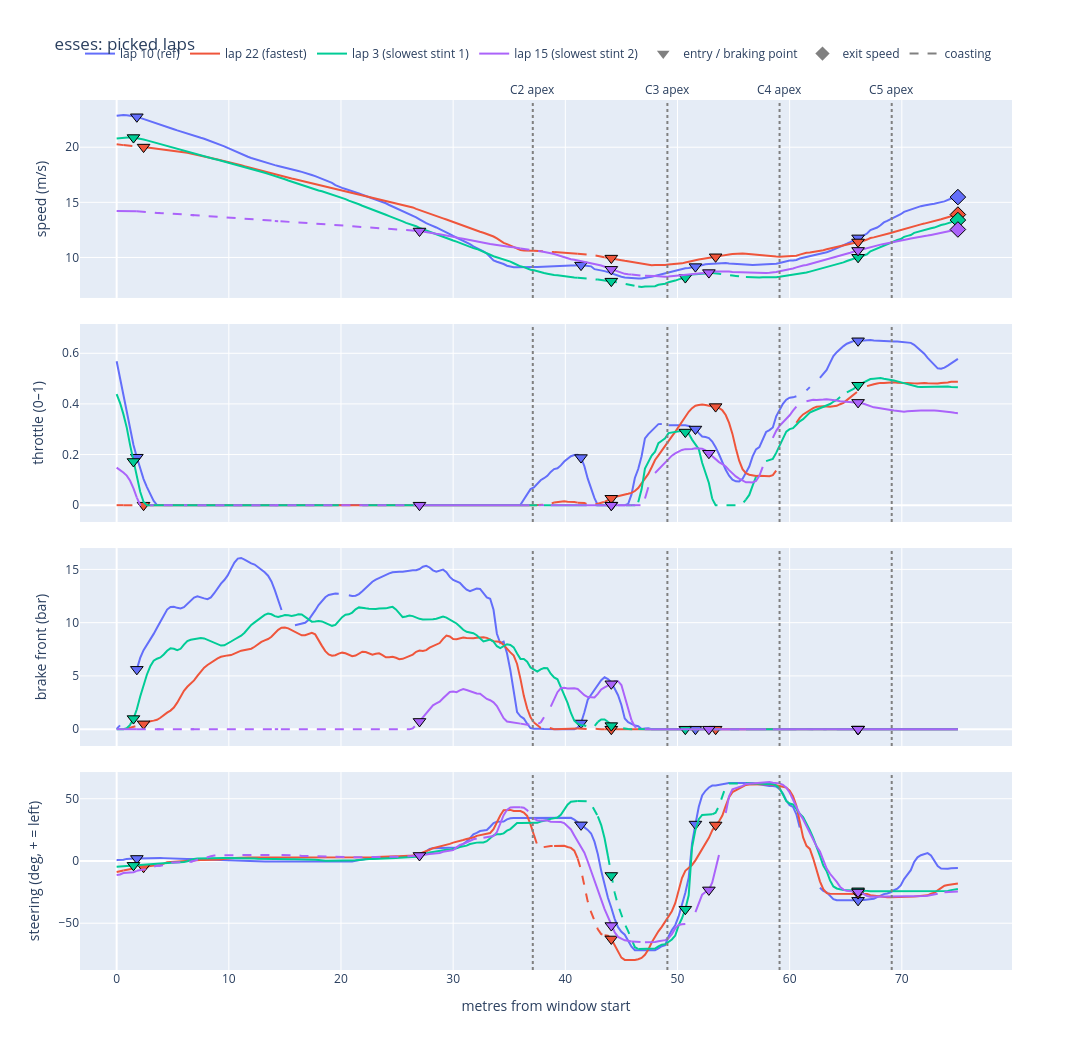

Source (notebook cell):
### Markdown cell above
* **Metrics:**
  - The biggest difference between lap 3 and lap 10 is the coasting: lap 3 coasts for 0.92 s over 10.5 m, while lap 10 coasts for only 0.04 s over 0.6 m.
  - Lap 3 actually brakes for about as long as lap 10 (0.81 s vs 0.85 s), but with much less pressure (3.7 bar vs 9.5 bar). So the driver is not braking less, he is braking lighter and for longer, which matches the hesitation we see in the braking trace.
  - On lap 3 the minimum speed is reached 2 m after the apex, while on lap 10 it is reached right at the apex (0.2 m).
  - The throttle lift on lap 10 after the apex is most likely not hesitation: the rear wheels were slipping 19.8% at the exit and the driver made 4 steering corrections, against about 2% and 2 corrections on lap 3. So the rear was most likely sliding, and the driver lifted and corrected the steering to catch it. A smoother throttle pickup could make lap 10 even faster here.
  - The minimum speed is not the whole story: lap 15 has a higher minimum speed than lap 3 (10.8 m/s vs 9.9 m/s) but is still 0.7 s slower. What costs lap 15 the most is the slow entry (8.7 m/s) and the low exit speed (13.9 m/s), with the throttle never going above 0.23.
  - The time loss is measured on the same window for all laps: lap 3 loses 0.85 s and lap 15 loses 1.57 s compared to lap 10. (The corner time from each lap's own entry can't be compared here, because lap 15's entry is only 7.9 m before the apex, which makes its corner time look almost as good as lap 10's.)
  - Both lap 3 and lap 15 arrive at C1 slower than lap 10 (12.7 m/s and 8.7 m/s vs 15.2 m/s), and that carries into the corner. The time lost in C27 itself is not counted here; we will see how much it costs when we look at C27.

### Code cell
#  the esses
plot_group("esses").show()

### Figure 1 — Plotly figure (JSON) as saved in the notebook; plotly's stock layout.template omitted (floating-point values rounded to 4 significant figures; data arrays with more than 128 entries replaced by an {"elided": "..."} marker saying what was removed)
{"data": [{"legendgroup": "10", "line": {"color": "#636EFA"}, "mode": "lines", "name": "lap 10 (ref)", "showlegend": true, "type": "scatter", "x": {"elided": "251 float values"}, "xaxis": "x", "y": {"elided": "251 float values"}, "yaxis": "y"}, {"legendgroup": "10", "line": {"color": "#636EFA", "dash": "dash"}, "mode": "lines", "name": "lap 10 (ref) coasting", "showlegend": false, "type": "scatter", "x": {"elided": "251 float values"}, "xaxis": "x", "y": {"elided": "251 float values"}, "yaxis": "y"}, {"hoverinfo": "text", "hovertext": "lap 10: C2 entry (braking)", "legendgroup": "10", "marker": {"color": "#636EFA", "line": {"color": "black", "width": 1}, "size": 11, "symbol": "triangle-down"}, "mode": "markers", "name": "lap 10 (ref)", "showlegend": false, "type": "scatter", "x": [1.8], "xaxis": "x", "y": [22.76], "yaxis": "y"}, {"hoverinfo": "text", "hovertext": "lap 10: C3 entry (trail braking)", "legendgroup": "10", "marker": {"color": "#636EFA", "line": {"color": "black", "width": 1}, "size": 11, "symbol": "triangle-down"}, "mode": "markers", "name": "lap 10 (ref)", "showlegend": false, "type": "scatter", "x": [41.4], "xaxis": "x", "y": [9.307], "yaxis": "y"}, {"hoverinfo": "text", "hovertext": "lap 10: C4 entry (lift)", "legendgroup": "10", "marker": {"color": "#636EFA", "line": {"color": "black", "width": 1}, "size": 11, "symbol": "triangle-down"}, "mode": "markers", "name": "lap 10 (ref)", "showlegend": false, "type": "scatter", "x": [51.6], "xaxis": "x", "y": [9.171], "yaxis": "y"}, {"hoverinfo": "text", "hovertext": "lap 10: C5 entry (zone)", "legendgroup": "10", "marker": {"color": "#636EFA", "line": {"color": "black", "width": 1}, "size": 11, "symbol": "triangle-down"}, "mode": "markers", "name": "lap 10 (ref)", "showlegend": false, "type": "scatter", "x": [66.1], "xaxis": "x", "y": [11.78], "yaxis": "y"}, {"legendgroup": "10", "line": {"color": "#636EFA"}, "mode": "lines", "name": "lap 10 (ref)", "showlegend": false, "type": "scatter", "x": {"elided": "251 float values"}, "xaxis": "x2", "y": {"elided": "251 float values"}, "yaxis": "y2"}, {"legendgroup": "10", "line": {"color": "#636EFA", "dash": "dash"}, "mode": "lines", "name": "lap 10 (ref) coasting", "showlegend": false, "type": "scatter", "x": {"elided": "251 float values"}, "xaxis": "x2", "y": {"elided": "251 float values"}, "yaxis": "y2"}, {"hoverinfo": "text", "hovertext": "lap 10: C2 entry (braking)", "legendgroup": "10", "marker": {"color": "#636EFA", "line": {"color": "black", "width": 1}, "size": 11, "symbol": "triangle-down"}, "mode": "markers", "name": "lap 10 (ref)", "showlegend": false, "type": "scatter", "x": [1.8], "xaxis": "x2", "y": [0.1895], "yaxis": "y2"}, {"hoverinfo": "text", "hovertext": "lap 10: C3 entry (trail braking)", "legendgroup": "10", "marker": {"color": "#636EFA", "line": {"color": "black", "width": 1}, "size": 11, "symbol": "triangle-down"}, "mode": "markers", "name": "lap 10 (ref)", "showlegend": false, "type": "scatter", "x": [41.4], "xaxis": "x2", "y": [0.1881], "yaxis": "y2"}, {"hoverinfo": "text", "hovertext": "lap 10: C4 entry (lift)", "legendgroup": "10", "marker": {"color": "#636EFA", "line": {"color": "black", "width": 1}, "size": 11, "symbol": "triangle-down"}, "mode": "markers", "name": "lap 10 (ref)", "showlegend": false, "type": "scatter", "x": [51.6], "xaxis": "x2", "y": [0.3008], "yaxis": "y2"}, {"hoverinfo": "text", "hovertext": "lap 10: C5 entry (zone)", "legendgroup": "10", "marker": {"color": "#636EFA", "line": {"color": "black", "width": 1}, "size": 11, "symbol": "triangle-down"}, "mode": "markers", "name": "lap 10 (ref)", "showlegend": false, "type": "scatter", "x": [66.1], "xaxis": "x2", "y": [0.6494], "yaxis": "y2"}, {"legendgroup": "10", "line": {"color": "#636EFA"}, "mode": "lines", "name": "lap 10 (ref)", "showlegend": false, "type": "scatter", "x": {"elided": "251 float values"}, "xaxis": "x3", "y": {"elided": "251 float values"}, "yaxis": "y3"}, {"legendgroup": "10", "line": {"color": "#636EFA", "dash": "dash"}, "mode": "lines", "name": "lap 10 (ref) coasting", "showlegend": false, "type": "scatter", "x": {"elided": "251 float values"}, "xaxis": "x3", "y": {"elided": "251 float values"}, "yaxis": "y3"}, {"hoverinfo": "text", "hovertext": "lap 10: C2 entry (braking)", "legendgroup": "10", "marker": {"color": "#636EFA", "line": {"color": "black", "width": 1}, "size": 11, "symbol": "triangle-down"}, "mode": "markers", "name": "lap 10 (ref)", "showlegend": false, "type": "scatter", "x": [1.8], "xaxis": "x3", "y": [5.619], "yaxis": "y3"}, {"hoverinfo": "text", "hovertext": "lap 10: C3 entry (trail braking)", "legendgroup": "10", "marker": {"color": "#636EFA", "line": {"color": "black", "width": 1}, "size": 11, "symbol": "triangle-down"}, "mode": "markers", "name": "lap 10 (ref)", "showlegend": false, "type": "scatter", "x": [41.4], "xaxis": "x3", "y": [0.5813], "yaxis": "y3"}, {"hoverinfo": "text", "hovertext": "lap 10: C4 entry (lift)", "legendgroup": "10", "marker": {"color": "#636EFA", "line": {"color": "black", "width": 1}, "size": 11, "symbol": "triangle-down"}, "mode": "markers", "name": "lap 10 (ref)", "showlegend": false, "type": "scatter", "x": [51.6], "xaxis": "x3", "y": [-0.0003955], "yaxis": "y3"}, {"hoverinfo": "text", "hovertext": "lap 10: C5 entry (zone)", "legendgroup": "10", "marker": {"color": "#636EFA", "line": {"color": "black", "width": 1}, "size": 11, "symbol": "triangle-down"}, "mode": "markers", "name": "lap 10 (ref)", "showlegend": false, "type": "scatter", "x": [66.1], "xaxis": "x3", "y": [0.00273], "yaxis": "y3"}, {"legendgroup": "10", "line": {"color": "#636EFA"}, "mode": "lines", "name": "lap 10 (ref)", "showlegend": false, "type": "scatter", "x": {"elided": "251 float values"}, "xaxis": "x4", "y": {"elided": "251 float values"}, "yaxis": "y4"}, {"legendgroup": "10", "line": {"color": "#636EFA", "dash": "dash"}, "mode": "lines", "name": "lap 10 (ref) coasting", "showlegend": false, "type": "scatter", "x": {"elided": "251 float values"}, "xaxis": "x4", "y": {"elided": "251 float values"}, "yaxis": "y4"}, {"hoverinfo": "text", "hovertext": "lap 10: C2 entry (braking)", "legendgroup": "10", "marker": {"color": "#636EFA", "line": {"color": "black", "width": 1}, "size": 11, "symbol": "triangle-down"}, "mode": "markers", "name": "lap 10 (ref)", "showlegend": false, "type": "scatter", "x": [1.8], "xaxis": "x4", "y": [2.044], "yaxis": "y4"}, {"hoverinfo": "text", "hovertext": "lap 10: C3 entry (trail braking)", "legendgroup": "10", "marker": {"color": "#636EFA", "line": {"color": "black", "width": 1}, "size": 11, "symbol": "triangle-down"}, "mode": "markers", "name": "lap 10 (ref)", "showlegend": false, "type": "scatter", "x": [41.4], "xaxis": "x4", "y": [29.02], "yaxis": "y4"}, {"hoverinfo": "text", "hovertext": "lap 10: C4 entry (lift)", "legendgroup": "10", "marker": {"color": "#636EFA", "line": {"color": "black", "width": 1}, "size": 11, "symbol": "triangle-down"}, "mode": "markers", "name": "lap 10 (ref)", "showlegend": false, "type": "scatter", "x": [51.6], "xaxis": "x4", "y": [29.66], "yaxis": "y4"}, {"hoverinfo": "text", "hovertext": "lap 10: C5 entry (zone)", "legendgroup": "10", "marker": {"color": "#636EFA", "line": {"color": "black", "width": 1}, "size": 11, "symbol": "triangle-down"}, "mode": "markers", "name": "lap 10 (ref)", "showlegend": false, "type": "scatter", "x": [66.1], "xaxis": "x4", "y": [-31.62], "yaxis": "y4"}, {"hoverinfo": "text", "hovertext": "lap 10: exit 15.48 m/s", "legendgroup": "10", "marker": {"color": "#636EFA", "line": {"color": "black", "width": 1}, "size": 12, "symbol": "diamond"}, "mode": "markers", "name": "lap 10 (ref)", "showlegend": false, "type": "scatter", "x": [75.0], "xaxis": "x", "y": [15.48], "yaxis": "y"}, {"legendgroup": "22", "line": {"color": "#EF553B"}, "mode": "lines", "name": "lap 22 (fastest)", "showlegend": true, "type": "scatter", "x": {"elided": "251 float values"}, "xaxis": "x", "y": {"elided": "251 float values"}, "yaxis": "y"}, {"legendgroup": "22", "line": {"color": "#EF553B", "dash": "dash"}, "mode": "lines", "name": "lap 22 (fastest) coasting", "showlegend": false, "type": "scatter", "x": {"elided": "251 float values"}, "xaxis": "x", "y": {"elided": "251 float values"}, "yaxis": "y"}, {"hoverinfo": "text", "hovertext": "lap 22: C2 entry (braking)", "legendgroup": "22", "marker": {"color": "#EF553B", "line": {"color": "black", "width": 1}, "size": 11, "symbol": "triangle-down"}, "mode": "markers", "name": "lap 22 (fastest)", "showlegend": false, "type": "scatter", "x": [2.4], "xaxis": "x", "y": [20.01], "yaxis": "y"}, {"hoverinfo": "text", "hovertext": "lap 22: C3 entry (zone)", "legendgroup": "22", "marker": {"color": "#EF553B", "line": {"color": "black", "width": 1}, "size": 11, "symbol": "triangle-down"}, "mode": "markers", "name": "lap 22 (fastest)", "showlegend": false, "type": "scatter", "x": [44.1], "xaxis": "x", "y": [9.942], "yaxis": "y"}, {"hoverinfo": "text", "hovertext": "lap 22: C4 entry (lift)", "legendgroup": "22", "marker": {"color": "#EF553B", "line": {"color": "black", "width": 1}, "size": 11, "symbol": "triangle-down"}, "mode": "markers", "name": "lap 22 (fastest)", "showlegend": false, "type": "scatter", "x": [53.4], "xaxis": "x", "y": [10.06], "yaxis": "y"}, {"hoverinfo": "text", "hovertext": "lap 22: C5 entry (zone)", "legendgroup": "22", "marker": {"color": "#EF553B", "line": {"color": "black", "width": 1}, "size": 11, "symbol": "triangle-down"}, "mode": "markers", "name": "lap 22 (fastest)", "showlegend": false, "type": "scatter", "x": [66.1], "xaxis": "x", "y": [11.41], "yaxis": "y"}, {"legendgroup": "22", "line": {"color": "#EF553B"}, "mode": "lines", "name": "lap 22 (fastest)", "showlegend": false, "type": "scatter", "x": {"elided": "251 float values"}, "xaxis": "x2", "y": {"elided": "251 float values"}, "yaxis": "y2"}, {"legendgroup": "22", "line": {"color": "#EF553B", "dash": "dash"}, "mode": "lines", "name": "lap 22 (fastest) coasting", "showlegend": false, "type": "scatter", "x": {"elided": "251 float values"}, "xaxis": "x2", "y": {"elided": "251 float values"}, "yaxis": "y2"}, {"hoverinfo": "text", "hovertext": "lap 22: C2 entry (braking)", "legendgroup": "22", "marker": {"color": "#EF553B", "line": {"color": "black", "width": 1}, "size": 11, "symbol": "triangle-down"}, "mode": "markers", "name": "lap 22 (fastest)", "showlegend": false, "type": "scatter", "x": [2.4], "xaxis": "x2", "y": [0], "yaxis": "y2"}, {"hoverinfo": "text", "hovertext": "lap 22: C3 entry (zone)", "legendgroup": "22", "marker": {"color": "#EF553B", "line": {"color": "black", "width": 1}, "size": 11, "symbol": "triangle-down"}, "mode": "markers", "name": "lap 22 (fastest)", "showlegend": false, "type": "scatter", "x": [44.1], "xaxis": "x2", "y": [0.02718], "yaxis": "y2"}, {"hoverinfo": "text", "hovertext": "lap 22: C4 entry (lift)", "legendgroup": "22", "marker": {"color": "#EF553B", "line": {"color": "black", "width": 1}, "size": 11, "symbol": "triangle-down"}, "mode": "markers", "name": "lap 22 (fastest)", "showlegend": false, "type": "scatter", "x": [53.4], "xaxis": "x2", "y": [0.3895], "yaxis": "y2"}, {"hoverinfo": "text", "hovertext": "lap 22: C5 entry (zone)", "legendgroup": "22", "marker": {"color": "#EF553B", "line": {"color": "black", "width": 1}, "size": 11, "symbol": "triangle-down"}, "mode": "markers", "name": "lap 22 (fastest)", "showlegend": false, "type": "scatter", "x": [66.1], "xaxis": "x2", "y": [null], "yaxis": "y2"}, {"legendgroup": "22", "line": {"color": "#EF553B"}, "mode": "lines", "name": "lap 22 (fastest)", "showlegend": false, "type": "scatter", "x": {"elided": "251 float values"}, "xaxis": "x3", "y": {"elided": "251 float values"}, "yaxis": "y3"}, {"legendgroup": "22", "line": {"color": "#EF553B", "dash": "dash"}, "mode": "lines", "name": "lap 22 (fastest) coasting", "showlegend": false, "type": "scatter", "x": {"elided": "251 float values"}, "xaxis": "x3", "y": {"elided": "251 float values"}, "yaxis": "y3"}, {"hoverinfo": "text", "hovertext": "lap 22: C2 entry (braking)", "legendgroup": "22", "marker": {"color": "#EF553B", "line": {"color": "black", "width": 1}, "size": 11, "symbol": "triangle-down"}, "mode": "markers", "name": "lap 22 (fastest)", "showlegend": false, "type": "scatter", "x": [2.4], "xaxis": "x3", "y": [0.5029], "yaxis": "y3"}, {"hoverinfo": "text", "hovertext": "lap 22: C3 entry (zone)", "legendgroup": "22", "marker": {"color": "#EF553B", "line": {"color": "black", "width": 1}, "size": 11, "symbol": "triangle-down"}, "mode": "markers", "name": "lap 22 (fastest)", "showlegend": false, "type": "scatter", "x": [44.1], "xaxis": "x3", "y": [-0.0002313], "yaxis": "y3"}, {"hoverinfo": "text", "hovertext": "lap 22: C4 entry (lift)", "legendgroup": "22", "marker": {"color": "#EF553B", "line": {"color": "black", "width": 1}, "size": 11, "symbol": "triangle-down"}, "mode": "markers", "name": "lap 22 (fastest)", "showlegend": false, "type": "scatter", "x": [53.4], "xaxis": "x3", "y": [0.0001542], "yaxis": "y3"}, {"hoverinfo": "text", "hovertext": "lap 22: C5 entry (zone)", "legendgroup": "22", "marker": {"color": "#EF553B", "line": {"color": "black", "width": 1}, "size": 11, "symbol": "triangle-down"}, "mode": "markers", "name": "lap 22 (fastest)", "showlegend": false, "type": "scatter", "x": [66.1], "xaxis": "x3", "y": [-9.53e-06], "yaxis": "y3"}, {"legendgroup": "22", "line": {"color": "#EF553B"}, "mode": "lines", "name": "lap 22 (fastest)", "showlegend": false, "type": "scatter", "x": {"elided": "251 float values"}, "xaxis": "x4", "y": {"elided": "251 float values"}, "yaxis": "y4"}, {"legendgroup": "22", "line": {"color": "#EF553B", "dash": "dash"}, "mode": "lines", "name": "lap 22 (fastest) coasting", "showlegend": false, "type": "scatter", "x": {"elided": "251 float values"}, "xaxis": "x4", "y": {"elided": "251 float values"}, "yaxis": "y4"}, {"hoverinfo": "text", "hovertext": "lap 22: C2 entry (braking)", "legendgroup": "22", "marker": {"color": "#EF553B", "line": {"color": "black", "width": 1}, "size": 11, "symbol": "triangle-down"}, "mode": "markers", "name": "lap 22 (fastest)", "showlegend": false, "type": "scatter", "x": [2.4], "xaxis": "x4", "y": [-5.021], "yaxis": "y4"}, {"hoverinfo": "text", "hovertext": "lap 22: C3 entry (zone)", "legendgroup": "22", "marker": {"color": "#EF553B", "line": {"color": "black", "width": 1}, "size": 11, "symbol": "triangle-down"}, "mode": "markers", "name": "lap 22 (fastest)", "showlegend": false, "type": "scatter", "x": [44.1], "xaxis": "x4", "y": [-62.64], "yaxis": "y4"}, {"hoverinfo": "text", "hovertext": "lap 22: C4 entry (lift)", "legendgroup": "22", "marker": {"color": "#EF553B", "line": {"color": "black", "width": 1}, "size": 11, "symbol": "triangle-down"}, "mode": "markers", "name": "lap 22 (fastest)", "showlegend": false, "type": "scatter", "x": [53.4], "xaxis": "x4", "y": [28.93], "yaxis": "y4"}, {"hoverinfo": "text", "hovertext": "lap 22: C5 entry (zone)", "legendgroup": "22", "marker": {"color": "#EF553B", "line": {"color": "black", "width": 1}, "size": 11, "symbol": "triangle-down"}, "mode": "markers", "name": "lap 22 (fastest)", "showlegend": false, "type": "scatter", "x": [66.1], "xaxis": "x4", "y": [-26.18], "yaxis": "y4"}, {"hoverinfo": "text", "hovertext": "lap 22: exit 13.89 m/s", "legendgroup": "22", "marker": {"color": "#EF553B", "line": {"color": "black", "width": 1}, "size": 12, "symbol": "diamond"}, "mode": "markers", "name": "lap 22 (fastest)", "showlegend": false, "type": "scatter", "x": [75.0], "xaxis": "x", "y": [13.89], "yaxis": "y"}, {"legendgroup": "3", "line": {"color": "#00CC96"}, "mode": "lines", "name": "lap 3 (slowest stint 1)", "showlegend": true, "type": "scatter", "x": {"elided": "251 float values"}, "xaxis": "x", "y": {"elided": "251 float values"}, "yaxis": "y"}, {"legendgroup": "3", "line": {"color": "#00CC96", "dash": "dash"}, "mode": "lines", "name": "lap 3 (slowest stint 1) coasting", "showlegend": false, "type": "scatter", "x": {"elided": "251 float values"}, "xaxis": "x", "y": {"elided": "251 float values"}, "yaxis": "y"}, {"hoverinfo": "text", "hovertext": "lap 3: C2 entry (braking)", "legendgroup": "3", "marker": {"color": "#00CC96", "line": {"color": "black", "width": 1}, "size": 11, "symbol": "triangle-down"}, "mode": "markers", "name": "lap 3 (slowest stint 1)", "showlegend": false, "type": "scatter", "x": [1.5], "xaxis": "x", "y": [20.88], "yaxis": "y"}, {"hoverinfo": "text", "hovertext": "lap 3: C3 entry (zone)", "legendgroup": "3", "marker": {"color": "#00CC96", "line": {"color": "black", "width": 1}, "size": 11, "symbol": "triangle-down"}, "mode": "markers", "name": "lap 3 (slowest stint 1)", "showlegend": false, "type": "scatter", "x": [44.1], "xaxis": "x", "y": [7.852], "yaxis": "y"}, {"hoverinfo": "text", "hovertext": "lap 3: C4 entry (lift)", "legendgroup": "3", "marker": {"color": "#00CC96", "line": {"color": "black", "width": 1}, "size": 11, "symbol": "triangle-down"}, "mode": "markers", "name": "lap 3 (slowest stint 1)", "showlegend": false, "type": "scatter", "x": [50.7], "xaxis": "x", "y": [8.177], "yaxis": "y"}, {"hoverinfo": "text", "hovertext": "lap 3: C5 entry (zone)", "legendgroup": "3", "marker": {"color": "#00CC96", "line": {"color": "black", "width": 1}, "size": 11, "symbol": "triangle-down"}, "mode": "markers", "name": "lap 3 (slowest stint 1)", "showlegend": false, "type": "scatter", "x": [66.1], "xaxis": "x", "y": [10.01], "yaxis": "y"}, {"legendgroup": "3", "line": {"color": "#00CC96"}, "mode": "lines", "name": "lap 3 (slowest stint 1)", "showlegend": false, "type": "scatter", "x": {"elided": "251 float values"}, "xaxis": "x2", "y": {"elided": "251 float values"}, "yaxis": "y2"}, {"legendgroup": "3", "line": {"color": "#00CC96", "dash": "dash"}, "mode": "lines", "name": "lap 3 (slowest stint 1) coasting", "showlegend": false, "type": "scatter", "x": {"elided": "251 float values"}, "xaxis": "x2", "y": {"elided": "251 float values"}, "yaxis": "y2"}, {"hoverinfo": "text", "hovertext": "lap 3: C2 entry (braking)", "legendgroup": "3", "marker": {"color": "#00CC96", "line": {"color": "black", "width": 1}, "size": 11, "symbol": "triangle-down"}, "mode": "markers", "name": "lap 3 (slowest stint 1)", "showlegend": false, "type": "scatter", "x": [1.5], "xaxis": "x2", "y": [0.1726], "yaxis": "y2"}, {"hoverinfo": "text", "hovertext": "lap 3: C3 entry (zone)", "legendgroup": "3", "marker": {"color": "#00CC96", "line": {"color": "black", "width": 1}, "size": 11, "symbol": "triangle-down"}, "mode": "markers", "name": "lap 3 (slowest stint 1)", "showlegend": false, "type": "scatter", "x": [44.1], "xaxis": "x2", "y": [0], "yaxis": "y2"}, {"hoverinfo": "text", "hovertext": "lap 3: C4 entry (lift)", "legendgroup": "3", "marker": {"color": "#00CC96", "line": {"color": "black", "width": 1}, "size": 11, "symbol": "triangle-down"}, "mode": "markers", "name": "lap 3 (slowest stint 1)", "showlegend": false, "type": "scatter", "x": [50.7], "xaxis": "x2", "y": [0.2888], "yaxis": "y2"}, {"hoverinfo": "text", "hovertext": "lap 3: C5 entry (zone)", "legendgroup": "3", "marker": {"color": "#00CC96", "line": {"color": "black", "width": 1}, "size": 11, "symbol": "triangle-down"}, "mode": "markers", "name": "lap 3 (slowest stint 1)", "showlegend": false, "type": "scatter", "x": [66.1], "xaxis": "x2", "y": [0.4738], "yaxis": "y2"}, {"legendgroup": "3", "line": {"color": "#00CC96"}, "mode": "lines", "name": "lap 3 (slowest stint 1)", "showlegend": false, "type": "scatter", "x": {"elided": "251 float values"}, "xaxis": "x3", "y": {"elided": "251 float values"}, "yaxis": "y3"}, {"legendgroup": "3", "line": {"color": "#00CC96", "dash": "dash"}, "mode": "lines", "name": "lap 3 (slowest stint 1) coasting", "showlegend": false, "type": "scatter", "x": {"elided": "251 float values"}, "xaxis": "x3", "y": {"elided": "251 float values"}, "yaxis": "y3"}, {"hoverinfo": "text", "hovertext": "lap 3: C2 entry (braking)", "legendgroup": "3", "marker": {"color": "#00CC96", "line": {"color": "black", "width": 1}, "size": 11, "symbol": "triangle-down"}, "mode": "markers", "name": "lap 3 (slowest stint 1)", "showlegend": false, "type": "scatter", "x": [1.5], "xaxis": "x3", "y": [0.9974], "yaxis": "y3"}, {"hoverinfo": "text", "hovertext": "lap 3: C3 entry (zone)", "legendgroup": "3", "marker": {"color": "#00CC96", "line": {"color": "black", "width": 1}, "size": 11, "symbol": "triangle-down"}, "mode": "markers", "name": "lap 3 (slowest stint 1)", "showlegend": false, "type": "scatter", "x": [44.1], "xaxis": "x3", "y": [0.3365], "yaxis": "y3"}, {"hoverinfo": "text", "hovertext": "lap 3: C4 entry (lift)", "legendgroup": "3", "marker": {"color": "#00CC96", "line": {"color": "black", "width": 1}, "size": 11, "symbol": "triangle-down"}, "mode": "markers", "name": "lap 3 (slowest stint 1)", "showlegend": false, "type": "scatter", "x": [50.7], "xaxis": "x3", "y": [-2.067e-11], "yaxis": "y3"}, {"hoverinfo": "text", "hovertext": "lap 3: C5 entry (zone)", "legendgroup": "3", "marker": {"color": "#00CC96", "line": {"color": "black", "width": 1}, "size": 11, "symbol": "triangle-down"}, "mode": "markers", "name": "lap 3 (slowest stint 1)", "showlegend": false, "type": "scatter", "x": [66.1], "xaxis": "x3", "y": [1.494e-18], "yaxis": "y3"}, {"legendgroup": "3", "line": {"color": "#00CC96"}, "mode": "lines", "name": "lap 3 (slowest stint 1)", "showlegend": false, "type": "scatter", "x": {"elided": "251 float values"}, "xaxis": "x4", "y": {"elided": "251 float values"}, "yaxis": "y4"}, {"legendgroup": "3", "line": {"color": "#00CC96", "dash": "dash"}, "mode": "lines", "name": "lap 3 (slowest stint 1) coasting", "showlegend": false, "type": "scatter", "x": {"elided": "251 float values"}, "xaxis": "x4", "y": {"elided": "251 float values"}, "yaxis": "y4"}, {"hoverinfo": "text", "hovertext": "lap 3: C2 entry (braking)", "legendgroup": "3", "marker": {"color": "#00CC96", "line": {"color": "black", "width": 1}, "size": 11, "symbol": "triangle-down"}, "mode": "markers", "name": "lap 3 (slowest stint 1)", "showlegend": false, "type": "scatter", "x": [1.5], "xaxis": "x4", "y": [-3.495], "yaxis": "y4"}, {"hoverinfo": "text", "hovertext": "lap 3: C3 entry (zone)", "legendgroup": "3", "marker": {"color": "#00CC96", "line": {"color": "black", "width": 1}, "size": 11, "symbol": "triangle-down"}, "mode": "markers", "name": "lap 3 (slowest stint 1)", "showlegend": false, "type": "scatter", "x": [44.1], "xaxis": "x4", "y": [-11.64], "yaxis": "y4"}, {"hoverinfo": "text", "hovertext": "lap 3: C4 entry (lift)", "legendgroup": "3", "marker": {"color": "#00CC96", "line": {"color": "black", "width": 1}, "size": 11, "symbol": "triangle-down"}, "mode": "markers", "name": "lap 3 (slowest stint 1)", "showlegend": false, "type": "scatter", "x": [50.7], "xaxis": "x4", "y": [-38.75], "yaxis": "y4"}, {"hoverinfo": "text", "hovertext": "lap 3: C5 entry (zone)", "legendgroup": "3", "marker": {"color": "#00CC96", "line": {"color": "black", "width": 1}, "size": 11, "symbol": "triangle-down"}, "mode": "markers", "name": "lap 3 (slowest stint 1)", "showlegend": false, "type": "scatter", "x": [66.1], "xaxis": "x4", "y": [-23.97], "yaxis": "y4"}, {"hoverinfo": "text", "hovertext": "lap 3: exit 13.39 m/s", "legendgroup": "3", "marker": {"color": "#00CC96", "line": {"color": "black", "width": 1}, "size": 12, "symbol": "diamond"}, "mode": "markers", "name": "lap 3 (slowest stint 1)", "showlegend": false, "type": "scatter", "x": [75.0], "xaxis": "x", "y": [13.39], "yaxis": "y"}, {"legendgroup": "15", "line": {"color": "#AB63FA"}, "mode": "lines", "name": "lap 15 (slowest stint 2)", "showlegend": true, "type": "scatter", "x": {"elided": "251 float values"}, "xaxis": "x", "y": {"elided": "251 float values"}, "yaxis": "y"}, {"legendgroup": "15", "line": {"color": "#AB63FA", "dash": "dash"}, "mode": "lines", "name": "lap 15 (slowest stint 2) coasting", "showlegend": false, "type": "scatter", "x": {"elided": "251 float values"}, "xaxis": "x", "y": {"elided": "251 float values"}, "yaxis": "y"}, {"hoverinfo": "text", "hovertext": "lap 15: C2 entry (braking)", "legendgroup": "15", "marker": {"color": "#AB63FA", "line": {"color": "black", "width": 1}, "size": 11, "symbol": "triangle-down"}, "mode": "markers", "name": "lap 15 (slowest stint 2)", "showlegend": false, "type": "scatter", "x": [27], "xaxis": "x", "y": [12.4], "yaxis": "y"}, {"hoverinfo": "text", "hovertext": "lap 15: C3 entry (zone)", "legendgroup": "15", "marker": {"color": "#AB63FA", "line": {"color": "black", "width": 1}, "size": 11, "symbol": "triangle-down"}, "mode": "markers", "name": "lap 15 (slowest stint 2)", "showlegend": false, "type": "scatter", "x": [44.1], "xaxis": "x", "y": [8.924], "yaxis": "y"}, {"hoverinfo": "text", "hovertext": "lap 15: C4 entry (lift)", "legendgroup": "15", "marker": {"color": "#AB63FA", "line": {"color": "black", "width": 1}, "size": 11, "symbol": "triangle-down"}, "mode": "markers", "name": "lap 15 (slowest stint 2)", "showlegend": false, "type": "scatter", "x": [52.8], "xaxis": "x", "y": [8.63], "yaxis": "y"}, {"hoverinfo": "text", "hovertext": "lap 15: C5 entry (zone)", "legendgroup": "15", "marker": {"color": "#AB63FA", "line": {"color": "black", "width": 1}, "size": 11, "symbol": "triangle-down"}, "mode": "markers", "name": "lap 15 (slowest stint 2)", "showlegend": false, "type": "scatter", "x": [66.1], "xaxis": "x", "y": [10.64], "yaxis": "y"}, {"legendgroup": "15", "line": {"color": "#AB63FA"}, "mode": "lines", "name": "lap 15 (slowest stint 2)", "showlegend": false, "type": "scatter", "x": {"elided": "251 float values"}, "xaxis": "x2", "y": {"elided": "251 float values"}, "yaxis": "y2"}, {"legendgroup": "15", "line": {"color": "#AB63FA", "dash": "dash"}, "mode": "lines", "name": "lap 15 (slowest stint 2) coasting", "showlegend": false, "type": "scatter", "x": {"elided": "251 float values"}, "xaxis": "x2", "y": {"elided": "251 float values"}, "yaxis": "y2"}, {"hoverinfo": "text", "hovertext": "lap 15: C2 entry (braking)", "legendgroup": "15", "marker": {"color": "#AB63FA", "line": {"color": "black", "width": 1}, "size": 11, "symbol": "triangle-down"}, "mode": "markers", "name": "lap 15 (slowest stint 2)", "showlegend": false, "type": "scatter", "x": [27], "xaxis": "x2", "y": [0], "yaxis": "y2"}, {"hoverinfo": "text", "hovertext": "lap 15: C3 entry (zone)", "legendgroup": "15", "marker": {"color": "#AB63FA", "line": {"color": "black", "width": 1}, "size": 11, "symbol": "triangle-down"}, "mode": "markers", "name": "lap 15 (slowest stint 2)", "showlegend": false, "type": "scatter", "x": [44.1], "xaxis": "x2", "y": [0], "yaxis": "y2"}, {"hoverinfo": "text", "hovertext": "lap 15: C4 entry (lift)", "legendgroup": "15", "marker": {"color": "#AB63FA", "line": {"color": "black", "width": 1}, "size": 11, "symbol": "triangle-down"}, "mode": "markers", "name": "lap 15 (slowest stint 2)", "showlegend": false, "type": "scatter", "x": [52.8], "xaxis": "x2", "y": [0.2052], "yaxis": "y2"}, {"hoverinfo": "text", "hovertext": "lap 15: C5 entry (zone)", "legendgroup": "15", "marker": {"color": "#AB63FA", "line": {"color": "black", "width": 1}, "size": 11, "symbol": "triangle-down"}, "mode": "markers", "name": "lap 15 (slowest stint 2)", "showlegend": false, "type": "scatter", "x": [66.1], "xaxis": "x2", "y": [0.406], "yaxis": "y2"}, {"legendgroup": "15", "line": {"color": "#AB63FA"}, "mode": "lines", "name": "lap 15 (slowest stint 2)", "showlegend": false, "type": "scatter", "x": {"elided": "251 float values"}, "xaxis": "x3", "y": {"elided": "251 float values"}, "yaxis": "y3"}, {"legendgroup": "15", "line": {"color": "#AB63FA", "dash": "dash"}, "mode": "lines", "name": "lap 15 (slowest stint 2) coasting", "showlegend": false, "type": "scatter", "x": {"elided": "251 float values"}, "xaxis": "x3", "y": {"elided": "251 float values"}, "yaxis": "y3"}, {"hoverinfo": "text", "hovertext": "lap 15: C2 entry (braking)", "legendgroup": "15", "marker": {"color": "#AB63FA", "line": {"color": "black", "width": 1}, "size": 11, "symbol": "triangle-down"}, "mode": "markers", "name": "lap 15 (slowest stint 2)", "showlegend": false, "type": "scatter", "x": [27], "xaxis": "x3", "y": [0.7295], "yaxis": "y3"}, {"hoverinfo": "text", "hovertext": "lap 15: C3 entry (zone)", "legendgroup": "15", "marker": {"color": "#AB63FA", "line": {"color": "black", "width": 1}, "size": 11, "symbol": "triangle-down"}, "mode": "markers", "name": "lap 15 (slowest stint 2)", "showlegend": false, "type": "scatter", "x": [44.1], "xaxis": "x3", "y": [4.263], "yaxis": "y3"}, {"hoverinfo": "text", "hovertext": "lap 15: C4 entry (lift)", "legendgroup": "15", "marker": {"color": "#AB63FA", "line": {"color": "black", "width": 1}, "size": 11, "symbol": "triangle-down"}, "mode": "markers", "name": "lap 15 (slowest stint 2)", "showlegend": false, "type": "scatter", "x": [52.8], "xaxis": "x3", "y": [-1.237e-13], "yaxis": "y3"}, {"hoverinfo": "text", "hovertext": "lap 15: C5 entry (zone)", "legendgroup": "15", "marker": {"color": "#AB63FA", "line": {"color": "black", "width": 1}, "size": 11, "symbol": "triangle-down"}, "mode": "markers", "name": "lap 15 (slowest stint 2)", "showlegend": false, "type": "scatter", "x": [66.1], "xaxis": "x3", "y": [0], "yaxis": "y3"}, {"legendgroup": "15", "line": {"color": "#AB63FA"}, "mode": "lines", "name": "lap 15 (slowest stint 2)", "showlegend": false, "type": "scatter", "x": {"elided": "251 float values"}, "xaxis": "x4", "y": {"elided": "251 float values"}, "yaxis": "y4"}, {"legendgroup": "15", "line": {"color": "#AB63FA", "dash": "dash"}, "mode": "lines", "name": "lap 15 (slowest stint 2) coasting", "showlegend": false, "type": "scatter", "x": {"elided": "251 float values"}, "xaxis": "x4", "y": {"elided": "251 float values"}, "yaxis": "y4"}, {"hoverinfo": "text", "hovertext": "lap 15: C2 entry (braking)", "legendgroup": "15", "marker": {"color": "#AB63FA", "line": {"color": "black", "width": 1}, "size": 11, "symbol": "triangle-down"}, "mode": "markers", "name": "lap 15 (slowest stint 2)", "showlegend": false, "type": "scatter", "x": [27], "xaxis": "x4", "y": [4.437], "yaxis": "y4"}, {"hoverinfo": "text", "hovertext": "lap 15: C3 entry (zone)", "legendgroup": "15", "marker": {"color": "#AB63FA", "line": {"color": "black", "width": 1}, "size": 11, "symbol": "triangle-down"}, "mode": "markers", "name": "lap 15 (slowest stint 2)", "showlegend": false, "type": "scatter", "x": [44.1], "xaxis": "x4", "y": [-51.86], "yaxis": "y4"}, {"hoverinfo": "text", "hovertext": "lap 15: C4 entry (lift)", "legendgroup": "15", "marker": {"color": "#AB63FA", "line": {"color": "black", "width": 1}, "size": 11, "symbol": "triangle-down"}, "mode": "markers", "name": "lap 15 (slowest stint 2)", "showlegend": false, "type": "scatter", "x": [52.8], "xaxis": "x4", "y": [-23.23], "yaxis": "y4"}, {"hoverinfo": "text", "hovertext": "lap 15: C5 entry (zone)", "legendgroup": "15", "marker": {"color": "#AB63FA", "line": {"color": "black", "width": 1}, "size": 11, "symbol": "triangle-down"}, "mode": "markers", "name": "lap 15 (slowest stint 2)", "showlegend": false, "type": "scatter", "x": [66.1], "xaxis": "x4", "y": [-24.95], "yaxis": "y4"}, {"hoverinfo": "text", "hovertext": "lap 15: exit 12.54 m/s", "legendgroup": "15", "marker": {"color": "#AB63FA", "line": {"color": "black", "width": 1}, "size": 12, "symbol": "diamond"}, "mode": "markers", "name": "lap 15 (slowest stint 2)", "showlegend": false, "type": "scatter", "x": [75.0], "xaxis": "x", "y": [12.54], "yaxis": "y"}, {"marker": {"color": "grey", "size": 11, "symbol": "triangle-down"}, "mode": "markers", "name": "entry / braking point", "type": "scatter", "x": [null], "xaxis": "x", "y": [null], "yaxis": "y"}, {"marker": {"color": "grey", "size": 11, "symbol": "diamond"}, "mode": "markers", "name": "exit speed", "type": "scatter", "x": [null], "xaxis": "x", "y": [null], "yaxis": "y"}, {"line": {"color": "grey", "dash": "dash"}, "mode": "lines", "name": "coasting", "type": "scatter", "x": [null], "xaxis": "x", "y": [null], "yaxis": "y"}], "layout": {"annotations": [{"showarrow": false, "text": "C2 apex", "x": 37.1, "y": 1, "yanchor": "bottom", "yref": "paper"}, {"showarrow": false, "text": "C3 apex", "x": 49.1, "y": 1, "yanchor": "bottom", "yref": "paper"}, {"showarrow": false, "text": "C4 apex", "x": 59.1, "y": 1, "yanchor": "bottom", "yref": "paper"}, {"showarrow": false, "text": "C5 apex", "x": 69.1, "y": 1, "yanchor": "bottom", "yref": "paper"}], "height": 1050, "legend": {"orientation": "h", "y": 1.07}, "shapes": [{"line": {"color": "grey", "dash": "dot"}, "type": "line", "x0": 37.1, "x1": 37.1, "xref": "x", "y0": 0, "y1": 1, "yref": "y domain"}, {"line": {"color": "grey", "dash": "dot"}, "type": "line", "x0": 37.1, "x1": 37.1, "xref": "x2", "y0": 0, "y1": 1, "yref": "y2 domain"}, {"line": {"color": "grey", "dash": "dot"}, "type": "line", "x0": 37.1, "x1": 37.1, "xref": "x3", "y0": 0, "y1": 1, "yref": "y3 domain"}, {"line": {"color": "grey", "dash": "dot"}, "type": "line", "x0": 37.1, "x1": 37.1, "xref": "x4", "y0": 0, "y1": 1, "yref": "y4 domain"}, {"line": {"color": "grey", "dash": "dot"}, "type": "line", "x0": 49.1, "x1": 49.1, "xref": "x", "y0": 0, "y1": 1, "yref": "y domain"}, {"line": {"color": "grey", "dash": "dot"}, "type": "line", "x0": 49.1, "x1": 49.1, "xref": "x2", "y0": 0, "y1": 1, "yref": "y2 domain"}, {"line": {"color": "grey", "dash": "dot"}, "type": "line", "x0": 49.1, "x1": 49.1, "xref": "x3", "y0": 0, "y1": 1, "yref": "y3 domain"}, {"line": {"color": "grey", "dash": "dot"}, "type": "line", "x0": 49.1, "x1": 49.1, "xref": "x4", "y0": 0, "y1": 1, "yref": "y4 domain"}, {"line": {"color": "grey", "dash": "dot"}, "type": "line", "x0": 59.1, "x1": 59.1, "xref": "x", "y0": 0, "y1": 1, "yref": "y domain"}, {"line": {"color": "grey", "dash": "dot"}, "type": "line", "x0": 59.1, "x1": 59.1, "xref": "x2", "y0": 0, "y1": 1, "yref": "y2 domain"}, {"line": {"color": "grey", "dash": "dot"}, "type": "line", "x0": 59.1, "x1": 59.1, "xref": "x3", "y0": 0, "y1": 1, "yref": "y3 domain"}, {"line": {"color": "grey", "dash": "dot"}, "type": "line", "x0": 59.1, "x1": 59.1, "xref": "x4", "y0": 0, "y1": 1, "yref": "y4 domain"}, {"line": {"color": "grey", "dash": "dot"}, "type": "line", "x0": 69.1, "x1": 69.1, "xref": "x", "y0": 0, "y1": 1, "yref": "y domain"}, {"line": {"color": "grey", "dash": "dot"}, "type": "line", "x0": 69.1, "x1": 69.1, "xref": "x2", "y0": 0, "y1": 1, "yref": "y2 domain"}, {"line": {"color": "grey", "dash": "dot"}, "type": "line", "x0": 69.1, "x1": 69.1, "xref": "x3", "y0": 0, "y1": 1, "yref": "y3 domain"}, {"line": {"color": "grey", "dash": "dot"}, "type": "line", "x0": 69.1, "x1": 69.1, "xref": "x4", "y0": 0, "y1": 1, "yref": "y4 domain"}], "title": {"text": "esses: picked laps"}, "width": 1300, "xaxis": {"anchor": "y", "domain": [0, 1], "matches": "x4", "showticklabels": false}, "xaxis2": {"anchor": "y2", "domain": [0, 1], "matches": "x4", "showticklabels": false}, "xaxis3": {"anchor": "y3", "domain": [0, 1], "matches": "x4", "showticklabels": false}, "xaxis4": {"anchor": "y4", "domain": [0, 1], "title": {"text": "metres from window start"}}, "yaxis": {"anchor": "x", "domain": [0.7725, 1], "title": {"text": "speed (m/s)"}}, "yaxis2": {"anchor": "x2", "domain": [0.515, 0.7425], "title": {"text": "throttle (0–1)"}}, "yaxis3": {"anchor": "x3", "domain": [0.2575, 0.485], "title": {"text": "brake front (bar)"}}, "yaxis4": {"anchor": "x4", "domain": [0, 0.2275], "title": {"text": "steering (deg, + = left)"}}}}
